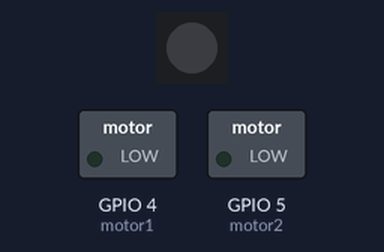
Recording of a sketch running on a simulated ESP32. Shown: 1 RGB LEDs in strip order, left to right, switched loads named in the sketch (green lamp = pin HIGH).

Above: at 2.5 s.
At 7.5 s:
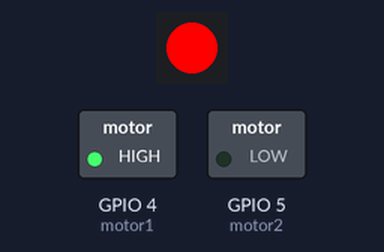
Timing chart, 0 to 13.0 s (numbered marks = the images above):
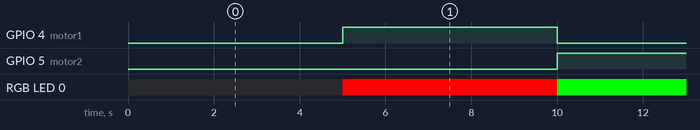

Measured:
- by itself, GPIO 4 (motor1), GPIO 5 (motor2): alternates HIGH for 5.0 s and LOW for 5.0 s
- by itself, RGB LED 0: alternates RGB(255, 0, 0) for 5.0 s and RGB(0, 255, 0) for 5.0 s

The sketch:

project_pin_ver1.ino
```cpp
#include <Adafruit_NeoPixel.h>
#define PIN 3 //INが接続されているピンを指定
#define NUMPIXELS 1 //LEDの数を指定
Adafruit_NeoPixel pixels(NUMPIXELS, PIN, NEO_GRB + NEO_KHZ800); //800kHzでNeoPixelを駆動

#include <ESP32Servo.h>
#define motor1 4
#define motor2 5
Servo myServo1;
Servo myServo2;
long currentTime, LEDTimer11, LEDTimer12;
static const byte servoInterval = 25;
long servoTimer;
bool flag = 1;


void setup() {
  pixels.begin(); //NeoPixelを開始
  pinMode(motor1, OUTPUT);
  pinMode(motor2, OUTPUT);
}

void loop() {
  pixels.clear(); //NeoPixelの出力をリセット
  // for(int i=0; i<NUMPIXELS; i++) { //LEDを１つずつ制御
  //   pixels.setPixelColor(i, pixels.Color(0, 0, 0)); //LEDの色を設定
  //   pixels.show();   //LEDに色を反映
  //   delay(500); //500ms待機
  // }

  currentTime = millis();
  if (currentTime - LEDTimer12 > 5000){
    LEDTimer12 = currentTime;
    if(flag == 1){
      flag = 0;
      digitalWrite(motor1, HIGH);
      digitalWrite(motor2, LOW);
      pixels.setPixelColor(0, pixels.Color(255, 0, 0));
      pixels.show();
    }else{
      flag = 1;
      digitalWrite(motor1, LOW);
      digitalWrite(motor2, HIGH);
      pixels.setPixelColor(0, pixels.Color(0, 255, 0));
      pixels.show();
    }
  }


}
```
